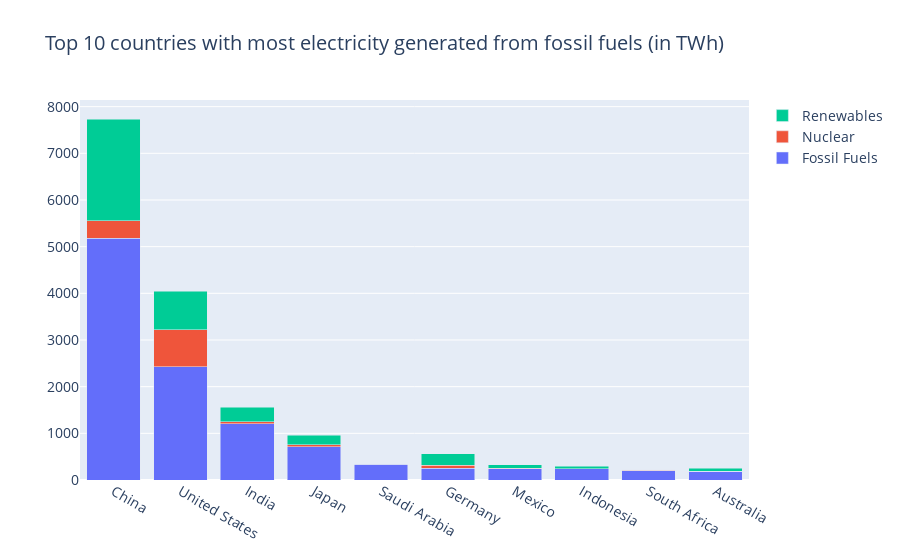

Notebook code for this chart:
### Markdown cell above
The following graph will be categorised based on the top 10 countries with the highest amount of electricity gained from fossil fuels, to see if this unsustainable source affects the CO2 emissions.

### Code cell
# Top 10 countries most fossil fuels
df_sorted = df.sort_values('Electricity from fossil fuels (TWh)', ascending=False)
df_top10 = df_sorted.head(10)

trace1 = go.Bar(
    x = df_top10['Entity'],
    y = df_top10['Electricity from fossil fuels (TWh)'],
    name='Fossil Fuels'
    #text = df_top10['Electricity from fossil fuels (TWh)'],
)

trace2 = go.Bar(
    x = df_top10['Entity'],
    y = df_top10['Electricity from nuclear (TWh)'],
    name='Nuclear'
    #text = df_top10['Electricity from nuclear (TWh)'],
)

trace3 = go.Bar(
    x = df_top10['Entity'],
    y = df_top10['Electricity from renewables (TWh)'],
    name='Renewables'
    #text = df_top10['Electricity from renewables (TWh)'],
)

fig = go.Figure(data=[trace1, trace2, trace3], layout=go.Layout(barmode='stack', font_size = 14,
                                                                title= "Top 10 countries with most electricity generated from fossil fuels (in TWh)")).show()

### Figure 1 — Plotly figure (JSON) as saved in the notebook; plotly's stock layout.template omitted (floating-point values rounded to 4 significant figures)
{"data": [{"name": "Fossil Fuels", "type": "bar", "x": ["China", "United States", "India", "Japan", "Saudi Arabia", "Germany", "Mexico", "Indonesia", "South Africa", "Australia"], "y": [5184.0, 2432.0, 1202.0, 716.7, 337.8, 251.4, 245.5, 238.9, 197.5, 186.9]}, {"name": "Nuclear", "type": "bar", "x": ["China", "United States", "India", "Japan", "Saudi Arabia", "Germany", "Mexico", "Indonesia", "South Africa", "Australia"], "y": [366.2, 789.9, 44.61, 41.86, null, 64.38, 10.87, null, 11.62, 0]}, {"name": "Renewables", "type": "bar", "x": ["China", "United States", "India", "Japan", "Saudi Arabia", "Germany", "Mexico", "Indonesia", "South Africa", "Australia"], "y": [2185.0, 821.4, 315.8, 205.6, 0.21, 251.5, 69.19, 52.91, 12.83, 63.99]}], "layout": {"barmode": "stack", "font": {"size": 14}, "title": {"text": "Top 10 countries with most electricity generated from fossil fuels (in TWh)"}}}
